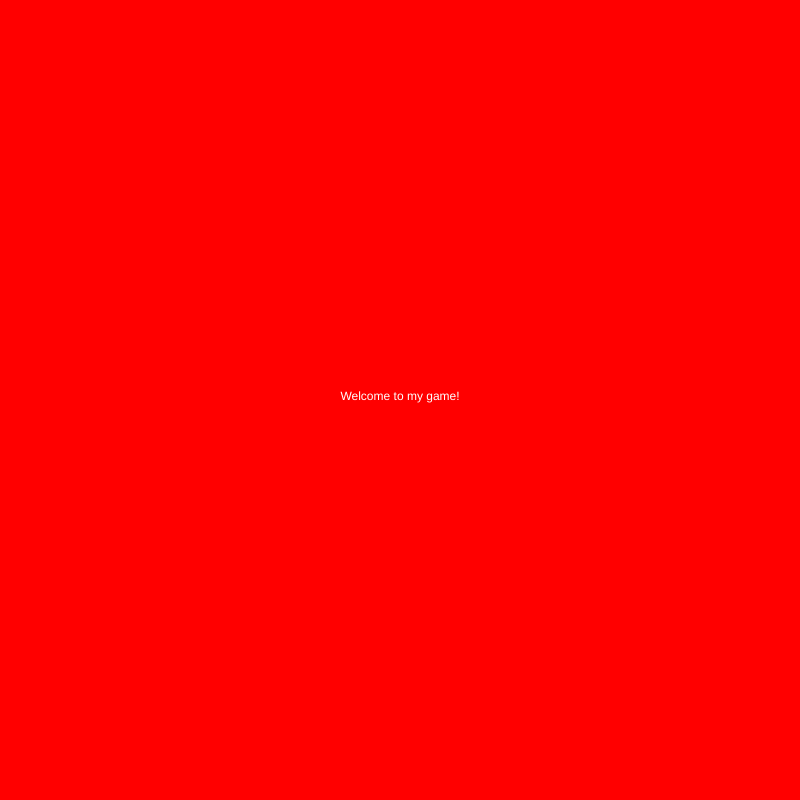
Frame 1 (no input)
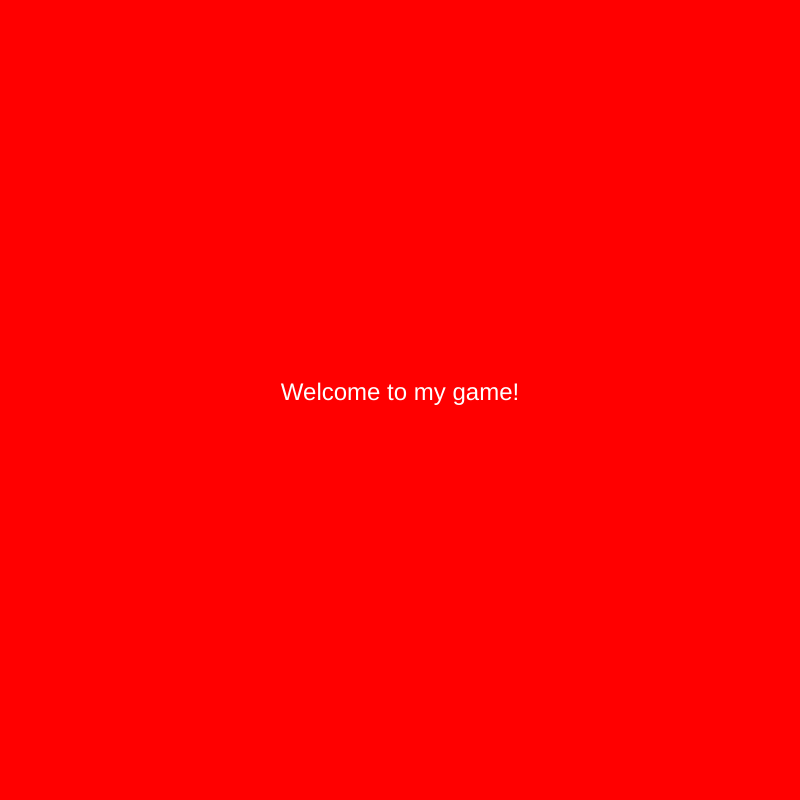
Frame 60 (no input)
Frame 120 (the mouse pressed at the canvas centre since frame 60): identical to frame 60, image omitted

The p5.js sketch that drew these frames (run headless with seeded random() and noise() and a simulated clock; from frame 60 on, the mouse is pressed at the canvas centre):

// p5.js sketch
// ── sketch.js
var cars = [] ;
var frogPos;
var myState = 0;
var maxCars= 10;
var maxTimer = 10*60 ;
var timer = maxTimer;

function setup() {
  createCanvas(800, 800);

for (var i = 0; i < 5; i ++) {
  cars.push(new Car());
}

frogPos = createVector(400, height -100);

textAlign(CENTER);
}


function draw() {

switch (myState) {
  case 0:
    background('red');
    fill('white');
    text('Welcome to my game!', width/2, height/2);
    textSize(24);
  break;

  case 1:
    game();
    timer = timer - 1;
    if(timer <= 0) {
      timer = maxTimer;
      myState = 3;
    }
  break;

  case 2:
    background('yellow');
    text("YAY! You've won!", width/2, height/2);
  break;

  case 3:
    background('purple');
    text("Sorry! You've lost, try again!", width/2, height/2);
  break;


  }
}

function mouseReleased() {
  switch (myState) {
    case 0:
      myState = 1 ;
    break;

    case 2:
      timer = maxTimer;
      cars=[];
      for (var i = 0; i < 5; i ++) {cars.push(new Car() ) ; }
      myState = 0 ;
    break;

    case 3:
      timer = maxTimer;
      cars=[];
        for (var i = 0; i < 5; i ++) {cars.push(new Car() ) ; }
        myState = 0 ;
    break;
  }
}

function game() {
  background ('lightblue');

  for (var i = 0; i < cars.length; i ++) {

  cars[i].display();

  cars[i].drive();

  if (cars[i].pos.dist(frogPos) < 50 ) {
    cars.splice(i,1) ;

   }
  }

  if (cars.length==0) {
    myState = 2 ;
  }

  //frog
  fill('green');
  ellipse(frogPos.x,frogPos.y,50,50);
  check4keys();

}

function check4keys() {
  if (keyIsDown(LEFT_ARROW)) frogPos.x -=5;
  if (keyIsDown(RIGHT_ARROW)) frogPos.x +=5;
  if (keyIsDown(UP_ARROW)) frogPos.y -=5;
  if (keyIsDown(DOWN_ARROW)) frogPos.y +=5;

}

function Car() {
//attrinutes
  this.pos = createVector(random(width),random(height));
  this.vel = createVector(random(-5,5),random(-5,5));
  this.r = random(255);
  this.g = random(255);
  this.b = random(255);
  //methods
   this.display = function() {
     fill(this.r, this.g, this.b)
     rect(this.pos.x,this.pos.y,35,35);

 }
 this.drive = function() {
   this.pos.add(this.vel);
   if (this.pos.x > width) this.pos.x = 0;
   if (this.pos.x < 0) this.pos.x = width;
   if (this.pos.y > height) this.pos.y = 0;
   if (this.pos.y < 0) this.pos.y = height;

 }
}
